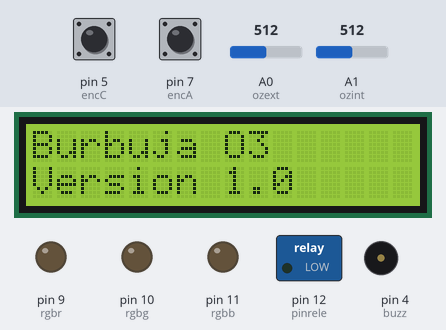
The sketch below on a simulated Arduino Uno, built with avr-gcc and run on an emulated ATmega328P. Shown: 16×2 character LCD, switched loads named in the sketch (green lamp = pin HIGH), output pins drawn as LEDs (lit = HIGH), buzzer (waves = sounding). Dashed ring = blinking. The test bench sets the inputs (shaded band); at power-on: A0 (ozext) = 512, pin 5 (encC) HIGH, pin 7 (encA) HIGH, A1 (ozint) = 512.

Above: at 0.1 s.
At 3.8 s:
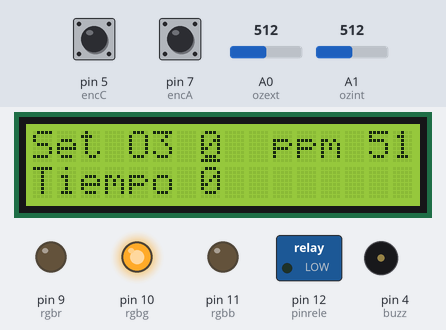
3.9 s: A0 (ozext) set to 981
5.4 s: A0 (ozext) set to 1010
At 5.58 s:
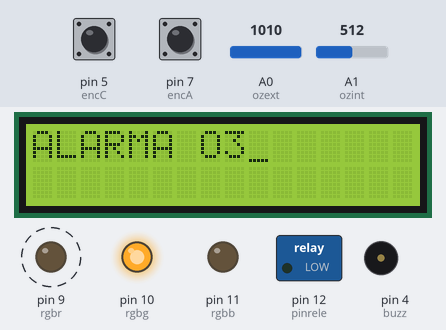
Timing chart, 0 to 13.2 s (numbered marks = the images above; inputs shaded):
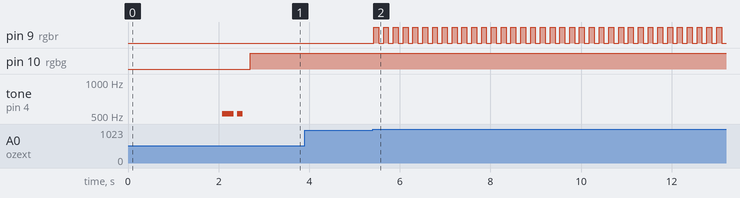

Measured:
- the behaviour switches between 999 and 1000 on A0 (ozext) (found by bisection; images 1 and 2)
- after the input at 3.9 s, every drawn part: stays the same
- after the input at 5.4 s, pin 9 (rgbr): alternates HIGH for 0.11 s and LOW for 0.11 s, starting at once; the display: first changes at once (image 2 shows a later state)

The sketch:

BurbujaO3.ino
```cpp
//definiciones

//pantalla lcd

#include <Wire.h> // librerias
#include <LiquidCrystal_I2C.h>

LiquidCrystal_I2C lcd(0x27,16,2);  // crear objeto de pantalla lcd (pines i2c, columnas, filas)

int cursors = 0; // indice del cursor
unsigned long lastt = 0; //
unsigned long sr = 100;

//RELe

#define pinrele 12
int staterele = 0;

//sensores

#define ozint A1 // sensor al interior de la burbuja
#define ozext A0 // sensor externo

int valozint = 0;
int valozext = 0;
int targetoz = 0;
int valordealarma = 1000; // sobre este valor el programa se detiene y suena la alarma, hay que resetear.
int maxo3 = 15; // valor maximo para setear la concentracion en la burbuja.

//tiempo

unsigned long target = 0;
unsigned long start = 0;
int maxt = 30; //tiempo maximo en minutos para setear el sistema.

//led rgb

#define rgbr 9
#define rgbg 10
#define rgbb 11

int r = 0;
int g = 0;
int b = 0;

//encoder

#define encA 7
#define encB 6
#define encC 5

int boton = 1;
int lastboton = 0;

int counter = 0;
int aState;
int aLastState;
int cont = 0;

boolean intro = false;

//buzzer

#define buzz 4

//musiquitas

#include "pitches.h"

int melody[] = {
  NOTE_C5, NOTE_C5
};

int noteDurations[] = {
  4, 8
};

void hello(){ // sonidos de encendido
    for (int thisNote = 0; thisNote < 2; thisNote++) {
      int noteDuration = 1000 / noteDurations[thisNote];
      tone(buzz, melody[thisNote], noteDuration);
      int pauseBetweenNotes = noteDuration * 1.30;
      delay(pauseBetweenNotes);
      noTone(buzz);
  }
}

//estados

int state = 0;
unsigned long starttime = 0;
unsigned long militarget = 0; // tiempo fijado en milisegundos
unsigned long elapsed = 0; // tiempo transcurrido en milisegundos
unsigned long temporizador = 0; //cuentatras
unsigned long minutos = 0;
unsigned long segundos = 0;

void states(){

switch (state) {

  case 0:
    g=1;
    if(target>0 && intro==false){
    r=1;
    g=0;
    b=0;
    state=1;
    staterele=1;
    tone(buzz, NOTE_C5, 500);
    delay(600);
    noTone(buzz);
    }
    break;

  case 1:
    if(targetoz<=valozint){
    r=0;
    g=0;
    b=1;
    state=2;
    starttime=millis();
    militarget=target*1000*60;
    tone(buzz, NOTE_C5, 500);
    delay(600);
    noTone(buzz);
    }
    break;

  case 2:
    elapsed=millis()-starttime;
    temporizador=militarget-elapsed;
    if(temporizador>200000000){
    r=0;
    g=1;
    b=0;
    state=0;
    target=0;
    staterele=0;
    lcd.setCursor(8,1);
    lcd.print("    ");
    tone(buzz, NOTE_C5, 500);
    delay(600);
    noTone(buzz);
    }
    break;
  default:

    break;
}

}

void setup() {

    Serial.begin(9600);
    states();
    setuppin();
    setuplcd();
    aLastState = digitalRead(encA);
    lastt=millis();

}

void loop() {

  states();
  menu();
  warning();
  encoder();
  bip();
  led();
  digitalWrite(pinrele,staterele);
  if(millis()-lastt>=sr){
    updatesensors();
    updateled();
   lastt=millis();
  }


}

void updatesensors(){ // lectura de sensores, aca hay que poner las ecuaciones

  valozint = analogRead(ozint);
  valozint = valozint/10;
  valozext = analogRead(ozext);

}

void updateled(){ // actualizar pantalla

  lcd.noCursor();
  lcd.setCursor(7,0);
  lcd.print(targetoz);
  if(targetoz<10){
    lcd.setCursor(8,0);
    lcd.print(" ");
  }
  lcd.setCursor(7,1);
  lcd.print(target);
  if(target<10){
    lcd.setCursor(8,1);
    lcd.print(" ");
  }
  if(state==2){
    segundos=temporizador/1000;
    minutos=segundos/60;
    segundos=segundos%60;
    lcd.setCursor(7,1);
    if(minutos<10){
      lcd.print("0");
    }
    lcd.print(minutos);
    lcd.print(":");
    if (segundos<10){
      lcd.print("0");
    }
    lcd.print(segundos);
  }

  lcd.setCursor(14 ,0);
  lcd.print(valozint);
  if(valozint<10){
    lcd.setCursor(15,0);
    lcd.print(" ");
  }
  lcd.setCursor(7 , cursors);
  lcd.cursor();

}

void setuppin(){

  pinMode(buzz,OUTPUT);
  pinMode(rgbr,OUTPUT);
  pinMode(rgbg,OUTPUT);
  pinMode(rgbb,OUTPUT);
  pinMode(ozint,INPUT);
  pinMode(ozext,INPUT);
  pinMode(encA,INPUT);
  pinMode(encB,INPUT);
  pinMode(encC,INPUT);
  pinMode(pinrele,OUTPUT);

}

void setuplcd(){

  lcd.init();
  lcd.backlight();
  lcd.print("Burbuja O3");
  lcd.setCursor(0,1);
  lcd.print("Version 1.0");
  delay(2000);
  hello();
  lcd.clear();
  lcd.setCursor(0, 0);
  lcd.print("Set O3 ");
  lcd.print(targetoz);
  lcd.setCursor(10, 0);
  lcd.print("ppm ");
  lcd.print(valozint);
  lcd.setCursor(0, 1);
  lcd.print("Tiempo ");
  lcd.print(target);
  delay(100);

}

void led(){ // activar leds

  digitalWrite(rgbr,r);
  digitalWrite(rgbg,g);
  digitalWrite(rgbb,b);

}

void bip(){ // presionar la perilla

  boton=digitalRead(encC);
  if(boton==0 && lastboton==1){
    tone(buzz,NOTE_C4,4);
    delay(4*1.3);
    noTone(buzz);
    intro=!intro;
    if(intro==true){
    if(cursors==0){
    counter=targetoz;
    }
    else{
    counter=target;
    }
    }
  }
  lastboton=boton;
}

void encoder(){       // lectura del giro del encoder

  aState = digitalRead(encA);

       if (aState != aLastState){

         cont=cont+1;
         if(cont==2){

           if(intro==false){
           cursors=!cursors;
           }
           cont=0;
         if (digitalRead(encB) != aState) {
           counter --;
         } else {
           counter ++;
         }

       }
       aLastState = aState;
       }

}

void menu(){ // navegar por el menu

    if(intro==true){
      lcd.blink();
    if(cursors==0){
      targetoz=counter;
      targetoz=constrain(targetoz,0,maxo3);
      counter=constrain(counter,0,maxo3);
    }
    if(cursors==1){
      target=counter;
      target=constrain(target,0,maxt);
      counter=constrain(counter,0,maxt);
    }
  }
  if(intro==false){
    lcd.noBlink();
  }

}

void warning(){ // alarma para ozono exterior muy alto
  if(valozext>=valordealarma){
    while(true){
    lcd.clear(); // parpadeo de pantalla
    tone(buzz,NOTE_C5,4); // sonido
    delay(4*1.3);
    noTone(buzz);
    digitalWrite(rgbr,1); // luz roja
    delay(100);
    lcd.print("ALARMA O3");
    digitalWrite(rgbr,0);
    delay(100);
    }
  }
}
```

pitches.h
```cpp
/*************************************************
 * Public Constants
 *************************************************/

#define NOTE_B0  31
#define NOTE_C1  33
#define NOTE_CS1 35
#define NOTE_D1  37
#define NOTE_DS1 39
#define NOTE_E1  41
#define NOTE_F1  44
#define NOTE_FS1 46
#define NOTE_G1  49
#define NOTE_GS1 52
#define NOTE_A1  55
#define NOTE_AS1 58
#define NOTE_B1  62
#define NOTE_C2  65
#define NOTE_CS2 69
#define NOTE_D2  73
#define NOTE_DS2 78
#define NOTE_E2  82
#define NOTE_F2  87
#define NOTE_FS2 93
#define NOTE_G2  98
#define NOTE_GS2 104
#define NOTE_A2  110
#define NOTE_AS2 117
#define NOTE_B2  123
#define NOTE_C3  131
#define NOTE_CS3 139
#define NOTE_D3  147
#define NOTE_DS3 156
#define NOTE_E3  165
#define NOTE_F3  175
#define NOTE_FS3 185
#define NOTE_G3  196
#define NOTE_GS3 208
#define NOTE_A3  220
#define NOTE_AS3 233
#define NOTE_B3  247
#define NOTE_C4  262
#define NOTE_CS4 277
#define NOTE_D4  294
#define NOTE_DS4 311
#define NOTE_E4  330
#define NOTE_F4  349
#define NOTE_FS4 370
#define NOTE_G4  392
#define NOTE_GS4 415
#define NOTE_A4  440
#define NOTE_AS4 466
#define NOTE_B4  494
#define NOTE_C5  523
#define NOTE_CS5 554
#define NOTE_D5  587
#define NOTE_DS5 622
#define NOTE_E5  659
#define NOTE_F5  698
#define NOTE_FS5 740
#define NOTE_G5  784
#define NOTE_GS5 831
#define NOTE_A5  880
#define NOTE_AS5 932
#define NOTE_B5  988
#define NOTE_C6  1047
#define NOTE_CS6 1109
#define NOTE_D6  1175
#define NOTE_DS6 1245
#define NOTE_E6  1319
#define NOTE_F6  1397
#define NOTE_FS6 1480
#define NOTE_G6  1568
#define NOTE_GS6 1661
#define NOTE_A6  1760
#define NOTE_AS6 1865
#define NOTE_B6  1976
#define NOTE_C7  2093
#define NOTE_CS7 2217
#define NOTE_D7  2349
#define NOTE_DS7 2489
#define NOTE_E7  2637
#define NOTE_F7  2794
#define NOTE_FS7 2960
#define NOTE_G7  3136
#define NOTE_GS7 3322
#define NOTE_A7  3520
#define NOTE_AS7 3729
#define NOTE_B7  3951
#define NOTE_C8  4186
#define NOTE_CS8 4435
#define NOTE_D8  4699
#define NOTE_DS8 4978
```
